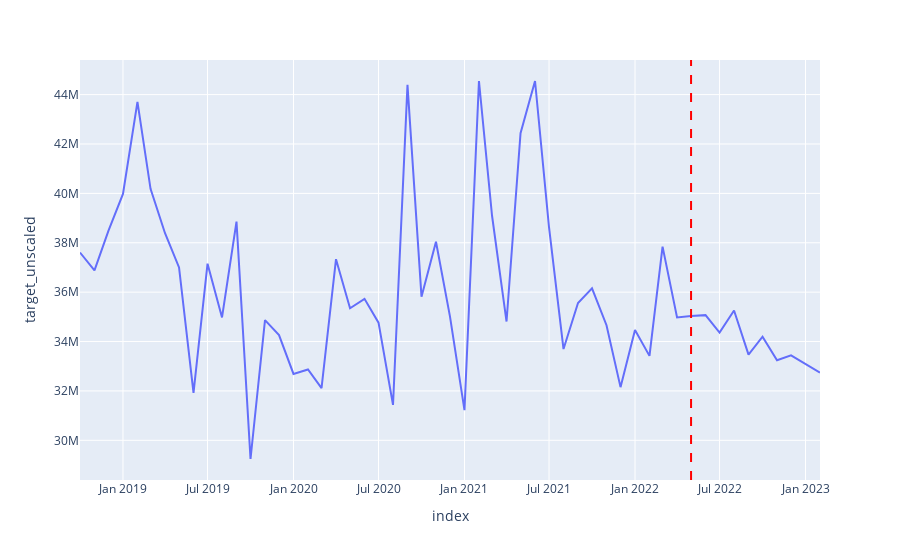

Notebook code cell kept with this figure:
### Markdown cell above
#### Forecast P4: 10 months

### Code cell
target_unscaled_values = make_predictions(df=forecast_df,
                 model=model2,
                 steps=10,
                 start_date='2022-05',
                 target_mean=target_mean_product1,
                 target_var=target_var_product1,
                 combo_list=combo_list[1])

### Figure 1 — Plotly figure (JSON) as saved in the notebook; plotly's stock layout.template omitted (floating-point values rounded to 4 significant figures)
{"data": [{"hovertemplate": "index=%{x}<br>target_unscaled=%{y}<extra></extra>", "legendgroup": "", "line": {"color": "#636efa", "dash": "solid"}, "marker": {"symbol": "circle"}, "mode": "lines", "name": "", "orientation": "v", "showlegend": false, "type": "scatter", "x": ["2018-10", "2018-11", "2018-12", "2019-01", "2019-02", "2019-03", "2019-04", "2019-05", "2019-06", "2019-07", "2019-08", "2019-09", "2019-10", "2019-11", "2019-12", "2020-01", "2020-02", "2020-03", "2020-04", "2020-05", "2020-06", "2020-07", "2020-08", "2020-09", "2020-10", "2020-11", "2020-12", "2021-01", "2021-02", "2021-03", "2021-04", "2021-05", "2021-06", "2021-07", "2021-08", "2021-09", "2021-10", "2021-11", "2021-12", "2022-01", "2022-02", "2022-03", "2022-04", "2022-05", "2022-06", "2022-07", "2022-08", "2022-09", "2022-10", "2022-11", "2022-12", "2023-01", "2023-02"], "xaxis": "x", "y": [37610000.0, 36880000.0, 38490000.0, 39980000.0, 43710000.0, 40180000.0, 38390000.0, 37000000.0, 31920000.0, 37150000.0, 34970000.0, 38860000.0, 29240000.0, 34870000.0, 34260000.0, 32690000.0, 32870000.0, 32110000.0, 37340000.0, 35350000.0, 35730000.0, 34760000.0, 31430000.0, 44400000.0, 35820000.0, 38040000.0, 35010000.0, 31220000.0, 44550000.0, 39090000.0, 34810000.0, 42440000.0, 44550000.0, 38620000.0, 33700000.0, 35560000.0, 36160000.0, 34660000.0, 32150000.0, 34470000.0, 33420000.0, 37840000.0, 34980000.0, 35040000.0, 35070000.0, 34360000.0, 35260000.0, 33470000.0, 34200000.0, 33240000.0, 33440000.0, 33080000.0, 32740000.0], "yaxis": "y"}], "layout": {"autosize": true, "legend": {"tracegroupgap": 0}, "margin": {"t": 60}, "shapes": [{"line": {"color": "red", "dash": "dash", "width": 2}, "type": "line", "x0": "2022-05", "x1": "2022-05", "xref": "x", "y0": 0, "y1": 1, "yref": "paper"}], "xaxis": {"anchor": "y", "autorange": true, "domain": [0, 1], "range": ["2018-10-01", "2023-02-01"], "title": {"text": "index"}, "type": "date"}, "yaxis": {"anchor": "x", "autorange": true, "domain": [0, 1], "range": [28390000.0, 45400000.0], "title": {"text": "target_unscaled"}, "type": "linear"}}}
